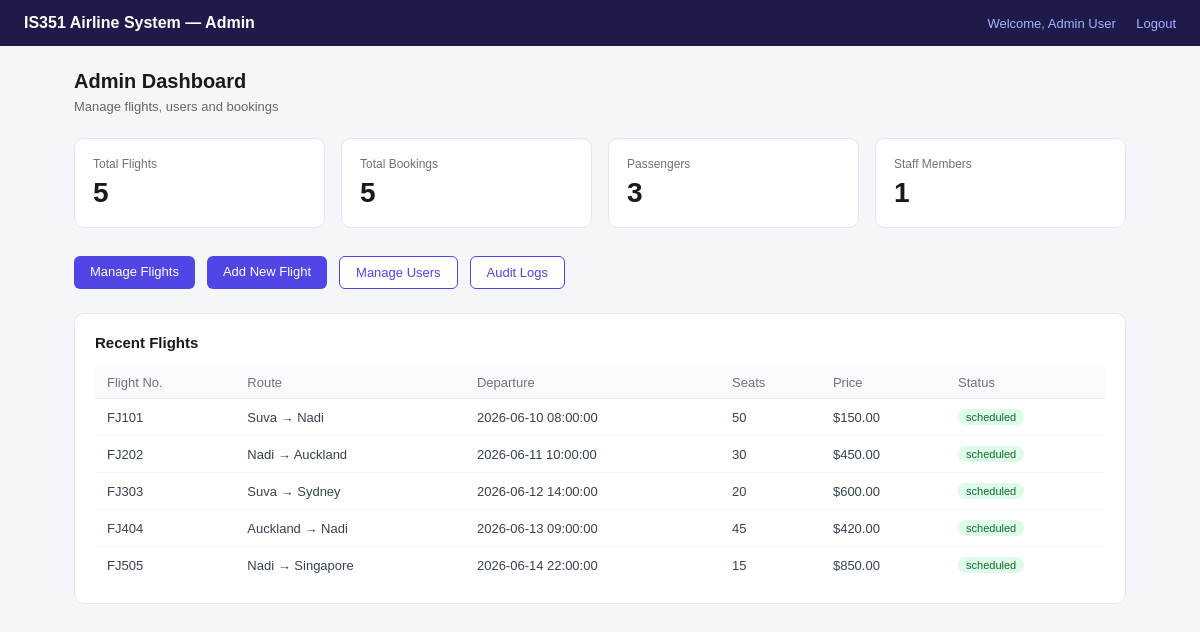
The app's page /admin/dashboard.php (signed in) with its own data.
### tables this page shows
CREATE TABLE IF NOT EXISTS flights (
    id               INT AUTO_INCREMENT PRIMARY KEY,
    flight_number    VARCHAR(20)     NOT NULL,
    origin           VARCHAR(100)    NOT NULL,
    destination      VARCHAR(100)    NOT NULL,
    departure_time   DATETIME        NOT NULL,
    arrival_time     DATETIME        NOT NULL,
    seats_available  INT             NOT NULL DEFAULT 0,
    price            DECIMAL(10,2)   NOT NULL,
    status           ENUM('scheduled','departed','cancelled')
                                     NOT NULL DEFAULT 'scheduled',
    created_at       TIMESTAMP       NOT NULL DEFAULT CURRENT_TIMESTAMP,

    INDEX idx_status          (status),
    INDEX idx_departure_time  (departure_time)
);

### admin/dashboard.php (the view, shortened to what this page needs)
<?php
require_once '../config/db.php';
$total_flights   = $pdo->query('SELECT COUNT(*) FROM flights')->fetchColumn();
$total_bookings  = $pdo->query('SELECT COUNT(*) FROM bookings')->fetchColumn();
$total_users     = $pdo->query('SELECT COUNT(*) FROM users WHERE role = "passenger"')->fetchColumn();
$total_staff     = $pdo->query('SELECT COUNT(*) FROM users WHERE role = "staff"')->fetchColumn();
$flights = $pdo->query('SELECT * FROM flights ORDER BY created_at DESC LIMIT 5')->fetchAll();
?>
<!DOCTYPE html>
<html lang="en">
<head>
</head>
<body>
<div class="navbar">
    <h1>IS351 Airline System — Admin</h1>
    <div>
        <span>Welcome, <?= htmlspecialchars($_SESSION['user_name'], ENT_QUOTES, 'UTF-8') ?></span>
        <a href="../logout.php">Logout</a>
    </div>
</div>
<div class="container">
    <div class="welcome">Admin Dashboard</div>
    <div class="sub">Manage flights, users and bookings</div>
    <div class="stats">
        <div class="stat">
            <div class="stat-label">Total Flights</div>
            <div class="stat-value"><?= $total_flights ?></div>
        </div>
        <div class="stat">
            <div class="stat-label">Total Bookings</div>
            <div class="stat-value"><?= $total_bookings ?></div>
        </div>
        <div class="stat">
            <div class="stat-label">Passengers</div>
            <div class="stat-value"><?= $total_users ?></div>
        </div>
        <div class="stat">
            <div class="stat-label">Staff Members</div>
            <div class="stat-value"><?= $total_staff ?></div>
        </div>
    </div>
    <div class="nav-links">
        <a href="flights-list.php" class="nav-link">Manage Flights</a>
        <a href="flight-add.php" class="nav-link">Add New Flight</a>
        <a href="users-list.php" class="nav-link secondary">Manage Users</a>
        <a href="audit-logs.php" class="nav-link secondary">Audit Logs</a>
    </div>
    <div class="card">
        <div class="card-title">Recent Flights</div>
        <?php if (empty($flights)): ?>
            <p style="font-size:13px;color:#999">No flights added yet. <a href="flight-add.php">Add one now</a>.</p>
        <?php else: ?>
        <table>
            <thead>
                <tr>
                    <th>Flight No.</th>
                    <th>Route</th>
                    <th>Departure</th>
                    <th>Seats</th>
                    <th>Price</th>
                    <th>Status</th>
                </tr>
            </thead>
            <tbody>
                <?php foreach ($flights as $f): ?>
                <tr>
                    <td><?= htmlspecialchars($f['flight_number'], ENT_QUOTES, 'UTF-8') ?></td>
                    <td><?= htmlspecialchars($f['origin'], ENT_QUOTES, 'UTF-8') ?> → <?= htmlspecialchars($f['destination'], ENT_QUOTES, 'UTF-8') ?></td>
                    <td><?= htmlspecialchars($f['departure_time'], ENT_QUOTES, 'UTF-8') ?></td>
                    <td><?= $f['seats_available'] ?></td>
                    <td>$<?= number_format($f['price'], 2) ?></td>
                    <td>
                        <span class="badge <?= $f['status'] === 'scheduled' ? 'badge-green' : ($f['status'] === 'cancelled' ? 'badge-red' : 'badge-gray') ?>">
                            <?= htmlspecialchars($f['status'], ENT_QUOTES, 'UTF-8') ?>
                        </span>
                    </td>
                </tr>
                <?php endforeach; ?>
            </tbody>
        </table>
        <?php endif; ?>
    </div>
</div>
</body>
</html>

### admin/dashboard.php (style rules this page uses)
* { box-sizing: border-box; margin: 0; padding: 0; }
body { font-family: sans-serif; background: #f4f6f9; }
.navbar { background: #1e1b4b; color: #fff; padding: 14px 24px; display: flex; align-items: center; justify-content: space-between; }
.navbar h1 { font-size: 16px; font-weight: 600; }
.navbar span { font-size: 13px; color: #a5b4fc; }
.navbar a { color: #a5b4fc; text-decoration: none; font-size: 13px; margin-left: 16px; }
.container { max-width: 1100px; margin: 0 auto; padding: 24px; }
.welcome { font-size: 20px; font-weight: 600; color: #1a1a1a; margin-bottom: 6px; }
.sub { font-size: 13px; color: #666; margin-bottom: 24px; }
.stats { display: grid; grid-template-columns: repeat(auto-fit, minmax(180px, 1fr)); gap: 16px; margin-bottom: 28px; }
.stat { background: #fff; border: 1px solid #e5e7eb; border-radius: 10px; padding: 18px; }
.stat-label { font-size: 12px; color: #6b7280; margin-bottom: 6px; }
.stat-value { font-size: 28px; font-weight: 600; color: #1a1a1a; }
.card { background: #fff; border: 1px solid #e5e7eb; border-radius: 10px; padding: 20px; margin-bottom: 20px; }
.card-title { font-size: 15px; font-weight: 600; margin-bottom: 16px; color: #1a1a1a; }
table { width: 100%; border-collapse: collapse; font-size: 13px; }
th { text-align: left; padding: 8px 12px; background: #f9fafb; color: #6b7280; font-weight: 500; border-bottom: 1px solid #e5e7eb; }
td { padding: 10px 12px; border-bottom: 1px solid #f3f4f6; color: #374151; }
tr:last-child td { border-bottom: none; }
.badge { display: inline-block; padding: 2px 8px; border-radius: 20px; font-size: 11px; font-weight: 500; }
.badge-green { background: #dcfce7; color: #166534; }
.nav-links { display: flex; gap: 12px; margin-bottom: 24px; flex-wrap: wrap; }
.nav-link { background: #4f46e5; color: #fff; padding: 8px 16px; border-radius: 6px; text-decoration: none; font-size: 13px; }
.nav-link.secondary { background: #fff; color: #4f46e5; border: 1px solid #4f46e5; }

### records on screen
flights: flight_number "FJ101", origin "Suva", destination "Nadi", departure_time "2026-06-10 08:00:00", seats_available "50", price "150.00", status "scheduled"
flights: flight_number "FJ202", origin "Nadi", destination "Auckland", departure_time "2026-06-11 10:00:00", seats_available "30", price "450.00", status "scheduled"
flights: flight_number "FJ303", origin "Suva", destination "Sydney", departure_time "2026-06-12 14:00:00", seats_available "20", price "600.00", status "scheduled"
flights: flight_number "FJ404", origin "Auckland", destination "Nadi", departure_time "2026-06-13 09:00:00", seats_available "45", price "420.00", status "scheduled"
flights: flight_number "FJ505", origin "Nadi", destination "Singapore", departure_time "2026-06-14 22:00:00", seats_available "15", price "850.00", status "scheduled"

### other values on screen
$_SESSION['user_name'] "Admin User"
$total_flights "5"
$total_bookings "5"
$total_users "3"
$total_staff "1"
